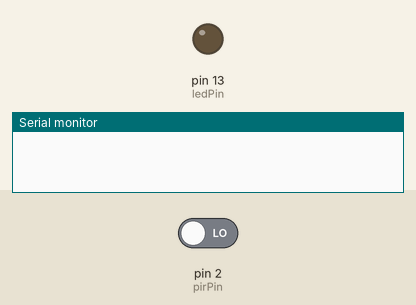
This sketch was run on a simulated Arduino Uno, built with avr-gcc and run on an emulated ATmega328P. On the bench: output pins drawn as LEDs (lit = HIGH), the last lines printed to the serial monitor. The inputs (shaded band) are chosen by the test bench; at power-on: pin 2 (pirPin) LOW.

Above: at 1.2 s.
1.3 s: pin 2 (pirPin) driven HIGH
At 2.3 s:
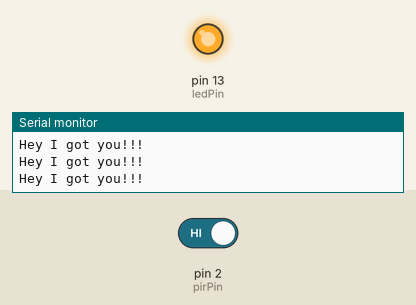
2.8 s: pin 2 (pirPin) driven LOW
At 3.6 s:
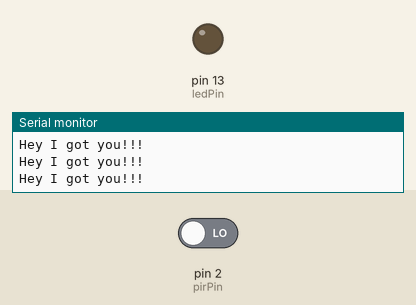
Timing chart, 0 to 5.8 s (numbered marks = the images above; inputs shaded):
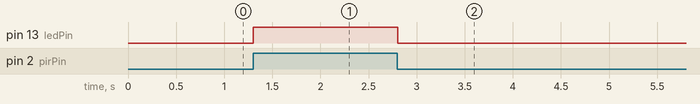

The sketch:

motion_sensor_project_hub_code.ino
```cpp
/*
PIR HCSR501
modified on 5 Feb 2019
by Saeed Hosseini @ ElectroPeak
https://electropeak.com/learn/guides/
*/
int ledPin = 13;                // LED
int pirPin = 2;                 // PIR Out pin
int pirStat = 0;                   // PIR status
void setup() {
 pinMode(ledPin, OUTPUT);
 pinMode(pirPin, INPUT);
 Serial.begin(9600);
   digitalWrite(ledPin, HIGH);  // turn LED ON
}
void loop(){
 pirStat = digitalRead(pirPin);
 if (pirStat == HIGH) {            // if motion detected
   digitalWrite(ledPin, HIGH);  // turn LED ON
   Serial.println("Hey I got you!!!");
 }
 else {
   digitalWrite(ledPin, LOW); // turn LED OFF if we have no motion
 }
} 
```

Measured:
- after the input at 1.3 s, pin 13 (ledPin): LOW → HIGH at once
- after the input at 2.8 s, pin 13 (ledPin): HIGH → LOW at once
